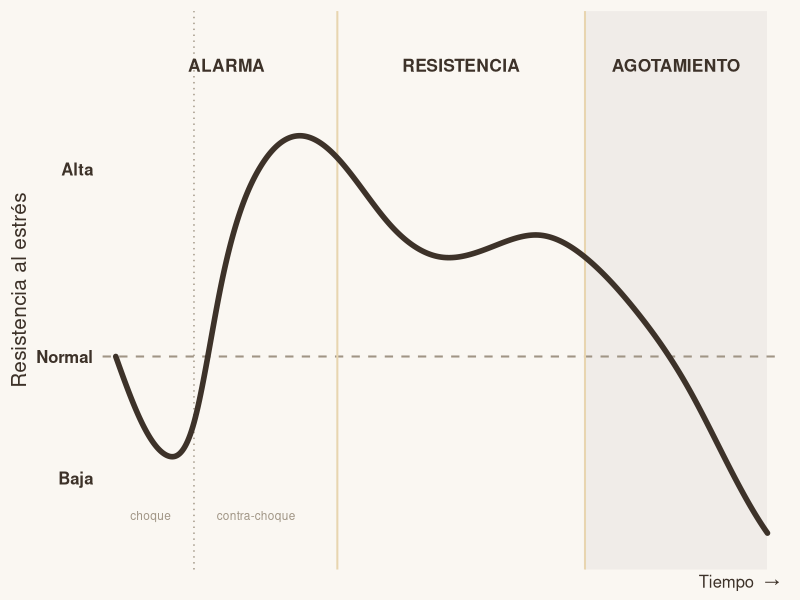

This figure's R source:
## ---- chunk 1
#| fig-width: 10.5
#| fig-height: 4.6
#| fig-align: center

library(ggplot2)

marron <- "#3d3229"; dorado <- "#c9a96e"; crema <- "#faf7f2"
gris   <- "#a09585"; borde  <- "#e8d5b0"

pts <- data.frame(
  x = c(0, 0.4, 0.8, 1.2, 1.6, 2.2, 2.8, 3.4, 4.2, 5.0, 5.8, 6.5, 7.2, 8.0, 8.8, 9.5, 10),
  y = c(1.0, 0.7, 0.55, 0.7, 1.3, 1.85, 2.0, 1.9, 1.6, 1.45, 1.5, 1.55, 1.45, 1.2, 0.85, 0.45, 0.2)
)
curva <- as.data.frame(spline(pts$x, pts$y, n = 500))

ggplot(curva, aes(x, y)) +
  annotate("rect", xmin = 7.2, xmax = 10, ymin = -Inf, ymax = Inf,
           fill = marron, alpha = 0.05) +
  geom_hline(yintercept = 1.0, linetype = "dashed", color = gris, linewidth = 0.7) +
  geom_vline(xintercept = c(3.4, 7.2), color = borde, linewidth = 0.7) +
  geom_vline(xintercept = 1.2, linetype = "dotted", color = gris, linewidth = 0.5) +
  geom_line(color = marron, linewidth = 1.9, lineend = "round") +
  annotate("text", x = 1.7, y = 2.32, label = "ALARMA",
           fontface = "bold", color = marron, size = 4.4) +
  annotate("text", x = 5.3, y = 2.32, label = "RESISTENCIA",
           fontface = "bold", color = marron, size = 4.4) +
  annotate("text", x = 8.6, y = 2.32, label = "AGOTAMIENTO",
           fontface = "bold", color = marron, size = 4.4) +
  annotate("text", x = 0.85, y = 0.28, label = "choque",
           color = gris, size = 3, hjust = 1) +
  annotate("text", x = 1.55, y = 0.28, label = "contra-choque",
           color = gris, size = 3, hjust = 0) +
  scale_y_continuous(breaks = c(0.45, 1.0, 1.85),
                     labels = c("Baja", "Normal", "Alta"),
                     limits = c(0.15, 2.45)) +
  scale_x_continuous(breaks = NULL, limits = c(-0.1, 10.1),
                     expand = expansion(mult = c(0.01, 0.01))) +
  labs(x = "Tiempo  →", y = "Resistencia al estrés") +
  theme_minimal(base_size = 15) +
  theme(
    panel.grid = element_blank(),
    axis.text.y = element_text(color = marron, face = "bold"),
    axis.text.x = element_blank(),
    axis.title = element_text(color = marron),
    axis.title.x = element_text(hjust = 1, size = 12),
    plot.background = element_rect(fill = crema, color = NA),
    panel.background = element_rect(fill = crema, color = NA),
    plot.margin = margin(8, 14, 6, 8)
  )
